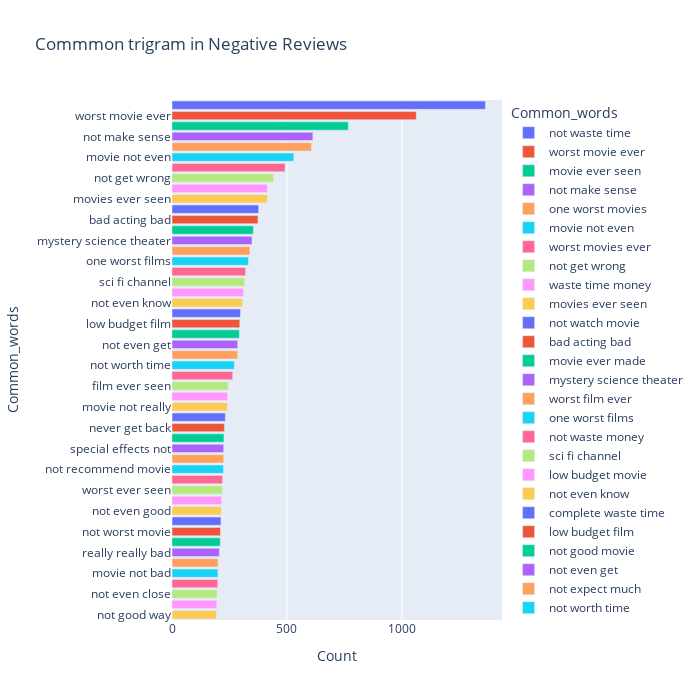

Notebook code cell kept with this figure:
### Code cell
most_common_uni = get_top_text_ngrams(df.Reviews_clean[df['Ratings']<=4],50,3)
most_common_uni = dict(most_common_uni)
temp = pd.DataFrame(columns = ["Common_words" , 'Count'])
temp["Common_words"] = list(most_common_uni.keys())
temp["Count"] = list(most_common_uni.values())
fig = px.bar(temp, x="Count", y="Common_words", title='Commmon trigram in Negative Reviews', orientation='h', 
             width=700, height=700,color='Common_words')
fig.show()

### Figure 1 — Plotly figure (JSON) as saved in the notebook; plotly's stock layout.template omitted (floating-point values rounded to 4 significant figures)
{"data": [{"hovertemplate": "Common_words=%{y}<br>Count=%{x}<extra></extra>", "legendgroup": "not waste time", "marker": {"color": "#636efa", "pattern": {"shape": ""}}, "name": "not waste time", "orientation": "h", "showlegend": true, "textposition": "auto", "type": "bar", "x": [1364], "xaxis": "x", "y": ["not waste time"], "yaxis": "y"}, {"hovertemplate": "Common_words=%{y}<br>Count=%{x}<extra></extra>", "legendgroup": "worst movie ever", "marker": {"color": "#EF553B", "pattern": {"shape": ""}}, "name": "worst movie ever", "orientation": "h", "showlegend": true, "textposition": "auto", "type": "bar", "x": [1063], "xaxis": "x", "y": ["worst movie ever"], "yaxis": "y"}, {"hovertemplate": "Common_words=%{y}<br>Count=%{x}<extra></extra>", "legendgroup": "movie ever seen", "marker": {"color": "#00cc96", "pattern": {"shape": ""}}, "name": "movie ever seen", "orientation": "h", "showlegend": true, "textposition": "auto", "type": "bar", "x": [767], "xaxis": "x", "y": ["movie ever seen"], "yaxis": "y"}, {"hovertemplate": "Common_words=%{y}<br>Count=%{x}<extra></extra>", "legendgroup": "not make sense", "marker": {"color": "#ab63fa", "pattern": {"shape": ""}}, "name": "not make sense", "orientation": "h", "showlegend": true, "textposition": "auto", "type": "bar", "x": [613], "xaxis": "x", "y": ["not make sense"], "yaxis": "y"}, {"hovertemplate": "Common_words=%{y}<br>Count=%{x}<extra></extra>", "legendgroup": "one worst movies", "marker": {"color": "#FFA15A", "pattern": {"shape": ""}}, "name": "one worst movies", "orientation": "h", "showlegend": true, "textposition": "auto", "type": "bar", "x": [607], "xaxis": "x", "y": ["one worst movies"], "yaxis": "y"}, {"hovertemplate": "Common_words=%{y}<br>Count=%{x}<extra></extra>", "legendgroup": "movie not even", "marker": {"color": "#19d3f3", "pattern": {"shape": ""}}, "name": "movie not even", "orientation": "h", "showlegend": true, "textposition": "auto", "type": "bar", "x": [530], "xaxis": "x", "y": ["movie not even"], "yaxis": "y"}, {"hovertemplate": "Common_words=%{y}<br>Count=%{x}<extra></extra>", "legendgroup": "worst movies ever", "marker": {"color": "#FF6692", "pattern": {"shape": ""}}, "name": "worst movies ever", "orientation": "h", "showlegend": true, "textposition": "auto", "type": "bar", "x": [492], "xaxis": "x", "y": ["worst movies ever"], "yaxis": "y"}, {"hovertemplate": "Common_words=%{y}<br>Count=%{x}<extra></extra>", "legendgroup": "not get wrong", "marker": {"color": "#B6E880", "pattern": {"shape": ""}}, "name": "not get wrong", "orientation": "h", "showlegend": true, "textposition": "auto", "type": "bar", "x": [442], "xaxis": "x", "y": ["not get wrong"], "yaxis": "y"}, {"hovertemplate": "Common_words=%{y}<br>Count=%{x}<extra></extra>", "legendgroup": "waste time money", "marker": {"color": "#FF97FF", "pattern": {"shape": ""}}, "name": "waste time money", "orientation": "h", "showlegend": true, "textposition": "auto", "type": "bar", "x": [415], "xaxis": "x", "y": ["waste time money"], "yaxis": "y"}, {"hovertemplate": "Common_words=%{y}<br>Count=%{x}<extra></extra>", "legendgroup": "movies ever seen", "marker": {"color": "#FECB52", "pattern": {"shape": ""}}, "name": "movies ever seen", "orientation": "h", "showlegend": true, "textposition": "auto", "type": "bar", "x": [415], "xaxis": "x", "y": ["movies ever seen"], "yaxis": "y"}, {"hovertemplate": "Common_words=%{y}<br>Count=%{x}<extra></extra>", "legendgroup": "not watch movie", "marker": {"color": "#636efa", "pattern": {"shape": ""}}, "name": "not watch movie", "orientation": "h", "showlegend": true, "textposition": "auto", "type": "bar", "x": [377], "xaxis": "x", "y": ["not watch movie"], "yaxis": "y"}, {"hovertemplate": "Common_words=%{y}<br>Count=%{x}<extra></extra>", "legendgroup": "bad acting bad", "marker": {"color": "#EF553B", "pattern": {"shape": ""}}, "name": "bad acting bad", "orientation": "h", "showlegend": true, "textposition": "auto", "type": "bar", "x": [374], "xaxis": "x", "y": ["bad acting bad"], "yaxis": "y"}, {"hovertemplate": "Common_words=%{y}<br>Count=%{x}<extra></extra>", "legendgroup": "movie ever made", "marker": {"color": "#00cc96", "pattern": {"shape": ""}}, "name": "movie ever made", "orientation": "h", "showlegend": true, "textposition": "auto", "type": "bar", "x": [354], "xaxis": "x", "y": ["movie ever made"], "yaxis": "y"}, {"hovertemplate": "Common_words=%{y}<br>Count=%{x}<extra></extra>", "legendgroup": "mystery science theater", "marker": {"color": "#ab63fa", "pattern": {"shape": ""}}, "name": "mystery science theater", "orientation": "h", "showlegend": true, "textposition": "auto", "type": "bar", "x": [348], "xaxis": "x", "y": ["mystery science theater"], "yaxis": "y"}, {"hovertemplate": "Common_words=%{y}<br>Count=%{x}<extra></extra>", "legendgroup": "worst film ever", "marker": {"color": "#FFA15A", "pattern": {"shape": ""}}, "name": "worst film ever", "orientation": "h", "showlegend": true, "textposition": "auto", "type": "bar", "x": [339], "xaxis": "x", "y": ["worst film ever"], "yaxis": "y"}, {"hovertemplate": "Common_words=%{y}<br>Count=%{x}<extra></extra>", "legendgroup": "one worst films", "marker": {"color": "#19d3f3", "pattern": {"shape": ""}}, "name": "one worst films", "orientation": "h", "showlegend": true, "textposition": "auto", "type": "bar", "x": [333], "xaxis": "x", "y": ["one worst films"], "yaxis": "y"}, {"hovertemplate": "Common_words=%{y}<br>Count=%{x}<extra></extra>", "legendgroup": "not waste money", "marker": {"color": "#FF6692", "pattern": {"shape": ""}}, "name": "not waste money", "orientation": "h", "showlegend": true, "textposition": "auto", "type": "bar", "x": [320], "xaxis": "x", "y": ["not waste money"], "yaxis": "y"}, {"hovertemplate": "Common_words=%{y}<br>Count=%{x}<extra></extra>", "legendgroup": "sci fi channel", "marker": {"color": "#B6E880", "pattern": {"shape": ""}}, "name": "sci fi channel", "orientation": "h", "showlegend": true, "textposition": "auto", "type": "bar", "x": [315], "xaxis": "x", "y": ["sci fi channel"], "yaxis": "y"}, {"hovertemplate": "Common_words=%{y}<br>Count=%{x}<extra></extra>", "legendgroup": "low budget movie", "marker": {"color": "#FF97FF", "pattern": {"shape": ""}}, "name": "low budget movie", "orientation": "h", "showlegend": true, "textposition": "auto", "type": "bar", "x": [311], "xaxis": "x", "y": ["low budget movie"], "yaxis": "y"}, {"hovertemplate": "Common_words=%{y}<br>Count=%{x}<extra></extra>", "legendgroup": "not even know", "marker": {"color": "#FECB52", "pattern": {"shape": ""}}, "name": "not even know", "orientation": "h", "showlegend": true, "textposition": "auto", "type": "bar", "x": [307], "xaxis": "x", "y": ["not even know"], "yaxis": "y"}, {"hovertemplate": "Common_words=%{y}<br>Count=%{x}<extra></extra>", "legendgroup": "complete waste time", "marker": {"color": "#636efa", "pattern": {"shape": ""}}, "name": "complete waste time", "orientation": "h", "showlegend": true, "textposition": "auto", "type": "bar", "x": [298], "xaxis": "x", "y": ["complete waste time"], "yaxis": "y"}, {"hovertemplate": "Common_words=%{y}<br>Count=%{x}<extra></extra>", "legendgroup": "low budget film", "marker": {"color": "#EF553B", "pattern": {"shape": ""}}, "name": "low budget film", "orientation": "h", "showlegend": true, "textposition": "auto", "type": "bar", "x": [295], "xaxis": "x", "y": ["low budget film"], "yaxis": "y"}, {"hovertemplate": "Common_words=%{y}<br>Count=%{x}<extra></extra>", "legendgroup": "not good movie", "marker": {"color": "#00cc96", "pattern": {"shape": ""}}, "name": "not good movie", "orientation": "h", "showlegend": true, "textposition": "auto", "type": "bar", "x": [293], "xaxis": "x", "y": ["not good movie"], "yaxis": "y"}, {"hovertemplate": "Common_words=%{y}<br>Count=%{x}<extra></extra>", "legendgroup": "not even get", "marker": {"color": "#ab63fa", "pattern": {"shape": ""}}, "name": "not even get", "orientation": "h", "showlegend": true, "textposition": "auto", "type": "bar", "x": [286], "xaxis": "x", "y": ["not even get"], "yaxis": "y"}, {"hovertemplate": "Common_words=%{y}<br>Count=%{x}<extra></extra>", "legendgroup": "not expect much", "marker": {"color": "#FFA15A", "pattern": {"shape": ""}}, "name": "not expect much", "orientation": "h", "showlegend": true, "textposition": "auto", "type": "bar", "x": [286], "xaxis": "x", "y": ["not expect much"], "yaxis": "y"}, {"hovertemplate": "Common_words=%{y}<br>Count=%{x}<extra></extra>", "legendgroup": "not worth time", "marker": {"color": "#19d3f3", "pattern": {"shape": ""}}, "name": "not worth time", "orientation": "h", "showlegend": true, "textposition": "auto", "type": "bar", "x": [271], "xaxis": "x", "y": ["not worth time"], "yaxis": "y"}, {"hovertemplate": "Common_words=%{y}<br>Count=%{x}<extra></extra>", "legendgroup": "bad bad bad", "marker": {"color": "#FF6692", "pattern": {"shape": ""}}, "name": "bad bad bad", "orientation": "h", "showlegend": true, "textposition": "auto", "type": "bar", "x": [264], "xaxis": "x", "y": ["bad bad bad"], "yaxis": "y"}, {"hovertemplate": "Common_words=%{y}<br>Count=%{x}<extra></extra>", "legendgroup": "film ever seen", "marker": {"color": "#B6E880", "pattern": {"shape": ""}}, "name": "film ever seen", "orientation": "h", "showlegend": true, "textposition": "auto", "type": "bar", "x": [244], "xaxis": "x", "y": ["film ever seen"], "yaxis": "y"}, {"hovertemplate": "Common_words=%{y}<br>Count=%{x}<extra></extra>", "legendgroup": "film not even", "marker": {"color": "#FF97FF", "pattern": {"shape": ""}}, "name": "film not even", "orientation": "h", "showlegend": true, "textposition": "auto", "type": "bar", "x": [242], "xaxis": "x", "y": ["film not even"], "yaxis": "y"}, {"hovertemplate": "Common_words=%{y}<br>Count=%{x}<extra></extra>", "legendgroup": "movie not really", "marker": {"color": "#FECB52", "pattern": {"shape": ""}}, "name": "movie not really", "orientation": "h", "showlegend": true, "textposition": "auto", "type": "bar", "x": [241], "xaxis": "x", "y": ["movie not really"], "yaxis": "y"}, {"hovertemplate": "Common_words=%{y}<br>Count=%{x}<extra></extra>", "legendgroup": "low budget horror", "marker": {"color": "#636efa", "pattern": {"shape": ""}}, "name": "low budget horror", "orientation": "h", "showlegend": true, "textposition": "auto", "type": "bar", "x": [232], "xaxis": "x", "y": ["low budget horror"], "yaxis": "y"}, {"hovertemplate": "Common_words=%{y}<br>Count=%{x}<extra></extra>", "legendgroup": "never get back", "marker": {"color": "#EF553B", "pattern": {"shape": ""}}, "name": "never get back", "orientation": "h", "showlegend": true, "textposition": "auto", "type": "bar", "x": [228], "xaxis": "x", "y": ["never get back"], "yaxis": "y"}, {"hovertemplate": "Common_words=%{y}<br>Count=%{x}<extra></extra>", "legendgroup": "movie not good", "marker": {"color": "#00cc96", "pattern": {"shape": ""}}, "name": "movie not good", "orientation": "h", "showlegend": true, "textposition": "auto", "type": "bar", "x": [226], "xaxis": "x", "y": ["movie not good"], "yaxis": "y"}, {"hovertemplate": "Common_words=%{y}<br>Count=%{x}<extra></extra>", "legendgroup": "special effects not", "marker": {"color": "#ab63fa", "pattern": {"shape": ""}}, "name": "special effects not", "orientation": "h", "showlegend": true, "textposition": "auto", "type": "bar", "x": [225], "xaxis": "x", "y": ["special effects not"], "yaxis": "y"}, {"hovertemplate": "Common_words=%{y}<br>Count=%{x}<extra></extra>", "legendgroup": "not even worth", "marker": {"color": "#FFA15A", "pattern": {"shape": ""}}, "name": "not even worth", "orientation": "h", "showlegend": true, "textposition": "auto", "type": "bar", "x": [225], "xaxis": "x", "y": ["not even worth"], "yaxis": "y"}, {"hovertemplate": "Common_words=%{y}<br>Count=%{x}<extra></extra>", "legendgroup": "not recommend movie", "marker": {"color": "#19d3f3", "pattern": {"shape": ""}}, "name": "not recommend movie", "orientation": "h", "showlegend": true, "textposition": "auto", "type": "bar", "x": [224], "xaxis": "x", "y": ["not recommend movie"], "yaxis": "y"}, {"hovertemplate": "Common_words=%{y}<br>Count=%{x}<extra></extra>", "legendgroup": "bad not even", "marker": {"color": "#FF6692", "pattern": {"shape": ""}}, "name": "bad not even", "orientation": "h", "showlegend": true, "textposition": "auto", "type": "bar", "x": [220], "xaxis": "x", "y": ["bad not even"], "yaxis": "y"}, {"hovertemplate": "Common_words=%{y}<br>Count=%{x}<extra></extra>", "legendgroup": "worst ever seen", "marker": {"color": "#B6E880", "pattern": {"shape": ""}}, "name": "worst ever seen", "orientation": "h", "showlegend": true, "textposition": "auto", "type": "bar", "x": [219], "xaxis": "x", "y": ["worst ever seen"], "yaxis": "y"}, {"hovertemplate": "Common_words=%{y}<br>Count=%{x}<extra></extra>", "legendgroup": "worst films ever", "marker": {"color": "#FF97FF", "pattern": {"shape": ""}}, "name": "worst films ever", "orientation": "h", "showlegend": true, "textposition": "auto", "type": "bar", "x": [216], "xaxis": "x", "y": ["worst films ever"], "yaxis": "y"}, {"hovertemplate": "Common_words=%{y}<br>Count=%{x}<extra></extra>", "legendgroup": "not even good", "marker": {"color": "#FECB52", "pattern": {"shape": ""}}, "name": "not even good", "orientation": "h", "showlegend": true, "textposition": "auto", "type": "bar", "x": [215], "xaxis": "x", "y": ["not even good"], "yaxis": "y"}, {"hovertemplate": "Common_words=%{y}<br>Count=%{x}<extra></extra>", "legendgroup": "not worth watching", "marker": {"color": "#636efa", "pattern": {"shape": ""}}, "name": "not worth watching", "orientation": "h", "showlegend": true, "textposition": "auto", "type": "bar", "x": [213], "xaxis": "x", "y": ["not worth watching"], "yaxis": "y"}, {"hovertemplate": "Common_words=%{y}<br>Count=%{x}<extra></extra>", "legendgroup": "not worst movie", "marker": {"color": "#EF553B", "pattern": {"shape": ""}}, "name": "not worst movie", "orientation": "h", "showlegend": true, "textposition": "auto", "type": "bar", "x": [211], "xaxis": "x", "y": ["not worst movie"], "yaxis": "y"}, {"hovertemplate": "Common_words=%{y}<br>Count=%{x}<extra></extra>", "legendgroup": "movie not worth", "marker": {"color": "#00cc96", "pattern": {"shape": ""}}, "name": "movie not worth", "orientation": "h", "showlegend": true, "textposition": "auto", "type": "bar", "x": [210], "xaxis": "x", "y": ["movie not worth"], "yaxis": "y"}, {"hovertemplate": "Common_words=%{y}<br>Count=%{x}<extra></extra>", "legendgroup": "really really bad", "marker": {"color": "#ab63fa", "pattern": {"shape": ""}}, "name": "really really bad", "orientation": "h", "showlegend": true, "textposition": "auto", "type": "bar", "x": [206], "xaxis": "x", "y": ["really really bad"], "yaxis": "y"}, {"hovertemplate": "Common_words=%{y}<br>Count=%{x}<extra></extra>", "legendgroup": "total waste time", "marker": {"color": "#FFA15A", "pattern": {"shape": ""}}, "name": "total waste time", "orientation": "h", "showlegend": true, "textposition": "auto", "type": "bar", "x": [200], "xaxis": "x", "y": ["total waste time"], "yaxis": "y"}, {"hovertemplate": "Common_words=%{y}<br>Count=%{x}<extra></extra>", "legendgroup": "movie not bad", "marker": {"color": "#19d3f3", "pattern": {"shape": ""}}, "name": "movie not bad", "orientation": "h", "showlegend": true, "textposition": "auto", "type": "bar", "x": [200], "xaxis": "x", "y": ["movie not bad"], "yaxis": "y"}, {"hovertemplate": "Common_words=%{y}<br>Count=%{x}<extra></extra>", "legendgroup": "movies ever made", "marker": {"color": "#FF6692", "pattern": {"shape": ""}}, "name": "movies ever made", "orientation": "h", "showlegend": true, "textposition": "auto", "type": "bar", "x": [199], "xaxis": "x", "y": ["movies ever made"], "yaxis": "y"}, {"hovertemplate": "Common_words=%{y}<br>Count=%{x}<extra></extra>", "legendgroup": "not even close", "marker": {"color": "#B6E880", "pattern": {"shape": ""}}, "name": "not even close", "orientation": "h", "showlegend": true, "textposition": "auto", "type": "bar", "x": [196], "xaxis": "x", "y": ["not even close"], "yaxis": "y"}, {"hovertemplate": "Common_words=%{y}<br>Count=%{x}<extra></extra>", "legendgroup": "not see movie", "marker": {"color": "#FF97FF", "pattern": {"shape": ""}}, "name": "not see movie", "orientation": "h", "showlegend": true, "textposition": "auto", "type": "bar", "x": [195], "xaxis": "x", "y": ["not see movie"], "yaxis": "y"}, {"hovertemplate": "Common_words=%{y}<br>Count=%{x}<extra></extra>", "legendgroup": "not good way", "marker": {"color": "#FECB52", "pattern": {"shape": ""}}, "name": "not good way", "orientation": "h", "showlegend": true, "textposition": "auto", "type": "bar", "x": [194], "xaxis": "x", "y": ["not good way"], "yaxis": "y"}], "layout": {"barmode": "relative", "height": 700, "legend": {"title": {"text": "Common_words"}, "tracegroupgap": 0}, "title": {"text": "Commmon trigram in Negative Reviews"}, "width": 700, "xaxis": {"anchor": "y", "domain": [0, 1], "title": {"text": "Count"}}, "yaxis": {"anchor": "x", "categoryarray": ["not good way", "not see movie", "not even close", "movies ever made", "movie not bad", "total waste time", "really really bad", "movie not worth", "not worst movie", "not worth watching", "not even good", "worst films ever", "worst ever seen", "bad not even", "not recommend movie", "not even worth", "special effects not", "movie not good", "never get back", "low budget horror", "movie not really", "film not even", "film ever seen", "bad bad bad", "not worth time", "not expect much", "not even get", "not good movie", "low budget film", "complete waste time", "not even know", "low budget movie", "sci fi channel", "not waste money", "one worst films", "worst film ever", "mystery science theater", "movie ever made", "bad acting bad", "not watch movie", "movies ever seen", "waste time money", "not get wrong", "worst movies ever", "movie not even", "one worst movies", "not make sense", "movie ever seen", "worst movie ever", "not waste time"], "categoryorder": "array", "domain": [0, 1], "title": {"text": "Common_words"}}}}
